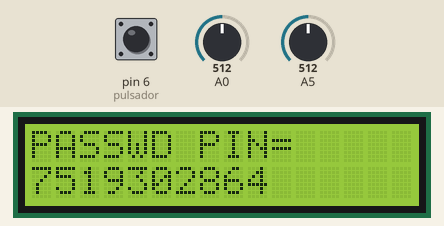
Bench run of a sketch on a simulated Arduino Uno, built with avr-gcc and run on an emulated ATmega328P. Parts: 16×2 character LCD. Inputs (shaded band) come from the test bench; at power-on: pin 6 (pulsador) HIGH, A0 = 512, A5 = 512. Random numbers use the default seed unless the sketch sets one; what the sketch prints to the serial monitor is not drawn.

Above: at 0.1 s.
At 1.6 s:
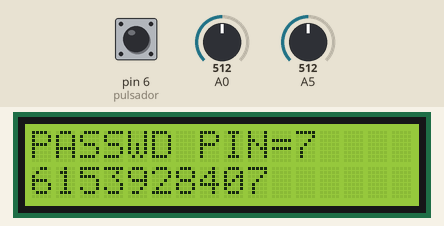
1.7 s: pin 6 (pulsador) pulled LOW for 1.3 s
At 3.8 s:
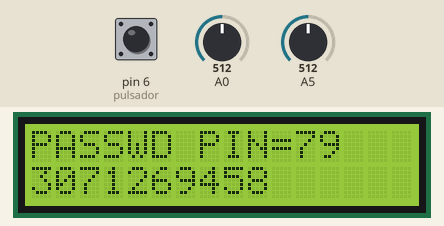
Timing chart, 0 to 5.3 s (numbered marks = the images above; inputs shaded):
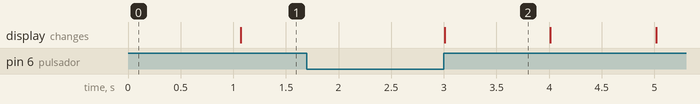

The sketch:

Practica0Problema1.ino
```cpp
//Constantes para el display LCD
#include <LiquidCrystal.h>

//Pin LCD = RS, RW, E, DB4, DB5, DB6, DB7
LiquidCrystal lcd(7,8,9,10,11,12,13);
int contraste = 5; //contrastes con PWM

//Conexión del pulsador
int pulsador = 6;

//Conexión del potenciómetro
int potenciometro = 0;

//Secuencia de dígitos
int teclas[10] = {0,1,2,3,4,5,6,7,8,9};

//Variable para dígitos aleatorios
int teclas_tmp[10];

// Variables para almacenar el PIN
int indice_pin = 0;
int pin[4];

void setup() {
  // Inicialización del display LCD
  pinMode(contraste, OUTPUT);
  Serial.begin(9600);
  lcd.begin(16,2);
  analogWrite(contraste, 300);
  lcd.print("PASSWD PIN=");
  lcd.setCursor(0,1);
  orden_teclado();
  mostrar_teclado();
  // Definición del pulsador
  pinMode(pulsador, INPUT);
}

/*void loop() {
  int tactil=0;
  int teclas_tmp1;

  // Sistema antirrebote: espera 1 seg.
  delay(1000);

  // Mientras no se active el pulsador, se
  // calcula la posición del cursor a través
  // del valor del potenciómetro. 103
  // equivale a 1024 (máximo valor
  // recibido) /10 (número de dígitos en la // fila)
  while (digitalRead(pulsador) == LOW) {
    tactil = (int) analogRead(A0)/103;
    Serial.println(analogRead(A5));
    lcd.setCursor(tactil,1);
    // Identificar la posición del cursor con un
    // parpadeo
    lcd.blink();
  }

  // Evitar el parpadeo en una zona del LCD
  // diferente al teclado
  lcd.noBlink();

  // Al activar el pulsador, se almacena el
  // dígito seleccionado en teclas_tmp1
  teclas_tmp1 = teclas_tmp[tactil];

  // Se almacena teclas_tmp1 en la posición
  // correcta del número PIN.
  //El PIN tendrá cuatro dígitos.
  // La quinta activación del pulsador genera
  // la introducción de un nuevo PIN,
  // sobreescribiendo el anerior
  if (indice_pin < 4) {
    pin[indice_pin] = teclas_tmp1;
    indice_pin++;
    mostrar_pin();
    lcd.setCursor(0,1);
    orden_teclado();
    mostrar_teclado();
  } else {
    indice_pin=0;
    lcd.setCursor(11,0);
    lcd.print(" ");
  }
  //leer_teclado(teclas_tmp1);


}*/

// Función para leer un solo dígito del teclado
int leer_digito() {
  int tactil = 0;
  // Esperar 1 seg. como antirrebote
  delay(1000);
  // Leer el valor del potenciómetro y convertirlo en un dígito
  while (digitalRead(pulsador) == LOW) {
    tactil = (int) analogRead(A0) / 103;
    Serial.println(analogRead(A5));
    lcd.setCursor(tactil, 1);
    // Identificar la posición del cursor con un parpadeo
    lcd.blink();
  }
  // Evitar el parpadeo en una zona del LCD diferente al teclado
  lcd.noBlink();
  // Obtener el dígito seleccionado y devolverlo
  int tecla = teclas_tmp[tactil];
  return tecla;
}

// Función para almacenar un dígito en el PIN
void almacenar_digito(int digito) {
  if (indice_pin < 4) {
    pin[indice_pin] = digito;
    indice_pin++;
    mostrar_pin();
    lcd.setCursor(0, 1);
    orden_teclado();
    mostrar_teclado();
  } else {
    indice_pin = 0;
    lcd.setCursor(11, 0);
    lcd.print(" ");
  }
}

void loop() {
  int tecla = leer_digito(); // Leer el primer dígito del teclado
  almacenar_digito(tecla); // Almacenar el dígito en el PIN
}


// Función que reordena aleatoriamente los
// dígitos del teclado. En la aleatoriedad se
// evita que se coloque un mismo dígito más
// de una vez
void orden_teclado()
{
  bool usado[10];
  int index=0;
  int indice=0;
  int k=0;
  for (int i=0; i < 10; i++) {
    usado[i] = false;
  }
  for (int i=0; i < 10; i++) {
    index = (rand() % (10-i));
    indice = 0;
    k = 0;
    for (int j=0; j < 10; j++) {
      if (k <= index) {
        if (!usado[j]) {
          k++;
        }
        indice=j;
      }
    }
    teclas_tmp[i] = teclas[indice];
    usado[indice] = true;
  }
}

// Función que muestra el teclado aleatorio
// en el display LCD
void mostrar_teclado() {
  for (int i=0; i < 10; i++) {
    char tmp1[10];
    sprintf(tmp1, "%d", teclas_tmp[i]);
    lcd.print(tmp1);
  }
}

// Función que muestra el número PIN en el
// display LCD
void mostrar_pin() {
  char tmp1[10];
  lcd.setCursor(7,0);
  lcd.print("PIN=");
  for (int i=0; i < indice_pin; i++) {
    sprintf(tmp1, "%d", pin[i]);
    lcd.setCursor(11+i, 0);
    lcd.print(tmp1);
  }
}
```

Measured:
- what the display in image 2 shows lasts 1.0 s, from 3.0 s to 4.0 s
